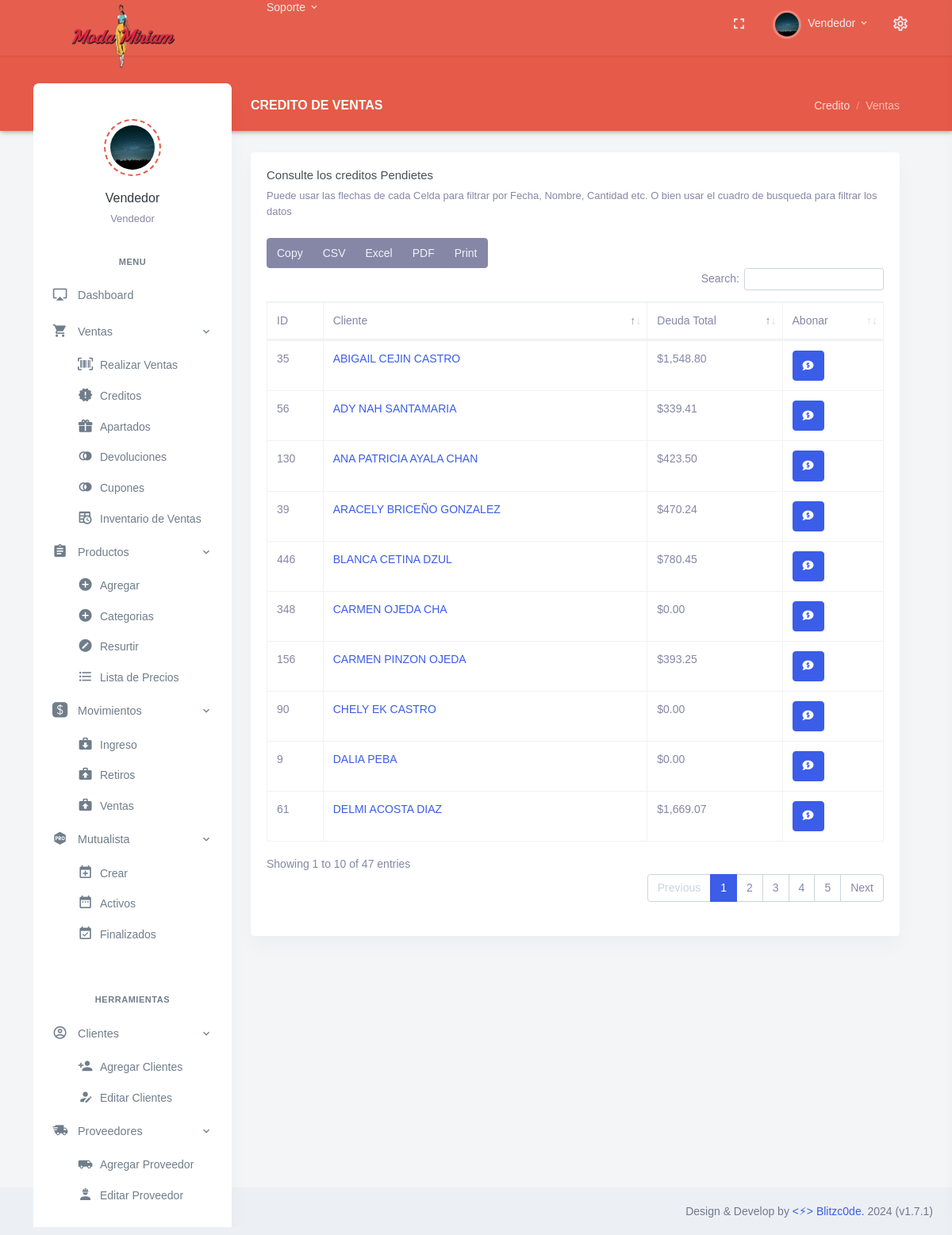
Screenshot of /VCredito.php (signed in) with the database file from the repository.
### tables this page shows
CREATE TABLE `Puestos` (
  `ID_Puesto` int NOT NULL,
  `Cargo` varchar(30) NOT NULL
);

CREATE TABLE `Personal` (
  `ID_Personal` int NOT NULL,
  `Nombre` varchar(30) DEFAULT NULL,
  `Apellido` varchar(30) DEFAULT NULL,
  `Bio` varchar(80) DEFAULT NULL,
  `Direccion` varchar(90) DEFAULT NULL,
  `Colonia` varchar(90) DEFAULT NULL,
  `CP` int DEFAULT NULL,
  `Correo` varchar(35) DEFAULT NULL,
  `Pass` varchar(10) NOT NULL,
  `Telefono` varchar(13) DEFAULT NULL,
  `Foto` varchar(254) DEFAULT NULL,
  `ID_Sucursal` int NOT NULL,
  `ID_Puesto` int NOT NULL,
  `Fecha_Registro` date DEFAULT NULL,
  `Baja` int DEFAULT NULL COMMENT '0=No, 1=Si',
  `visible` int NOT NULL DEFAULT '1'
);

CREATE TABLE `Clientes` (
  `ID_Cliente` int NOT NULL,
  `Nombres` varchar(120) NOT NULL,
  `Apellidos` varchar(120) DEFAULT NULL,
  `Correo` varchar(40) DEFAULT NULL,
  `Telefono` varchar(13) DEFAULT NULL,
  `Direccion` varchar(40) DEFAULT NULL,
  `CP` int DEFAULT NULL,
  `Fecha_Registro` date DEFAULT NULL,
  `visible` int DEFAULT '1',
  `Credito` double DEFAULT NULL COMMENT '$$$',
  `Premium` int DEFAULT NULL COMMENT '0=NO,1=SI'
);

### VCredito.php (the view, shortened to what this page needs)
<?php
if ($_SESSION['loggedin'] != true){
    header('Location: index.php');
    echo $_SESSION['loggedin'];
}else{
    include_once "lib/Header.php" ;
}
include_once "lib/cnx.php";
?>
<div class="row">
    <div class="col-12">
        <div class="page-title-box d-flex align-items-center justify-content-between">
            <h4 class="page-title mb-0 font-size-18">Credito de Ventas</h4>
            <div class="page-title-right">
                <ol class="breadcrumb m-0">
                    <li class="breadcrumb-item"><a href="javascript: void(0);">Credito</a></li>
                    <li class="breadcrumb-item active">Ventas</li>
                </ol>
            </div>
        </div>
    </div>
</div>
<div class="row">
    <div class="col-12">
        <div class="card">
            <div class="card-body">
                <h4 class="card-title">Consulte los creditos Pendietes</h4>
                <p class="card-title-desc">Puede usar las flechas de cada Celda para filtrar por Fecha, Nombre, Cantidad
                    etc. O bien usar el cuadro de busqueda para filtrar los datos
                </p>
                <table id="datatable-buttonss" class="table table-bordered dt-responsive nowrap"
                    style="border-collapse: collapse; border-spacing: 0; width: 100%;">
                    <thead>
                        <tr>
                            <th>ID</th>
                            <th>Cliente</th>
                            <th>Deuda Total</th>
                            <th>Abonar</th>
                        </tr>
                    </thead>
                    <tbody>
                        <?php
                            $sqlcli = "SELECT MAX(ID_Cliente) as cliente FROM Abonos WHERE Estatus = 0 AND ID_Medio = 2 and ID_Cliente != 5 GROUP BY ID_Cliente ORDER BY ID_Cliente DESC";
                            $querycli = $conexion -> query ($sqlcli);
                                while($cliente = mysqli_fetch_array($querycli)){
                                            $sql2 = "SELECT * FROM Clientes WHERE ID_Cliente = ".$cliente['cliente'];
                                            $query2 = $conexion -> query ($sql2);
                                                while ($ncliente = mysqli_fetch_array($query2)){
                                                            echo '<tr>';
                                                            echo '<td>'.$cliente['cliente'].'</td>';
                                                            echo '<td> <a href="Cliente.php?id='.$cliente['cliente'].'"'.'target="_blank">'. $ncliente['Nombres']." ".$ncliente['Apellidos'] .'</a> </td>';
                                                            $sqltot = "SELECT SUM(Saldo_Pend) as total FROM Abonos WHERE ID_Cliente = ".$cliente['cliente']." AND Estatus = 0";
                                                            $querytot = $conexion -> query($sqltot);
                                                            $total = mysqli_fetch_array($querytot);
                                                            echo '<td> $'.number_format( $total['total'], 2).'</td>';
                                                            echo '<td><div onClick="modalphp('.$cliente['cliente'].')" class="btn btn-primary"><i class="fas fa-comment-dollar"></i></div></td>';
                                                            echo '</tr>';
                                                    }
                                    }
                        ?>
                    </tbody>
                </table>
                <br>
            </div>
        </div>
    </div>
</div>
<?php include_once "lib/Footer.php" ?>

### lib/Header.php (shortened to what this page needs)
<?php
include_once "lib/cnx.php";
?>
<!doctype html>
<html lang="es">
<head>
    <link href="assets/libs/datatables.net-bs4/css/dataTables.bootstrap4.min.css" rel="stylesheet" type="text/css" />
    <link href="assets/libs/datatables.net-buttons-bs4/css/buttons.bootstrap4.min.css" rel="stylesheet" type="text/css" />
    <link href="assets/libs/datatables.net-responsive-bs4/css/responsive.bootstrap4.min.css" rel="stylesheet" type="text/css" />
    <link href="assets/css/bootstrap.min.css" id="bootstrap-style" rel="stylesheet" type="text/css" />
    <link href="assets/css/icons.min.css" rel="stylesheet" type="text/css" />
    <link href="assets/css/app.min.css" id="app-style" rel="stylesheet" type="text/css" />
    <link href="https://cdnjs.cloudflare.com/ajax/libs/select2/4.0.6-rc.0/css/select2.min.css" rel="stylesheet"/>
</head>
<body data-layout="detached" data-topbar="colored">
    <div class="container-fluid">
        <div id="layout-wrapper">
            <header id="page-topbar">
                <div class="navbar-header">
                    <div class="container-fluid">
                        <div class="float-right">
                            <div class="dropdown d-none d-lg-inline-block ml-1">
                                <button type="button" class="btn header-item noti-icon waves-effect"
                                    data-toggle="fullscreen">
                                    <i class="mdi mdi-fullscreen"></i>
                                </button>
                            </div>
                            <?php
                            $sql = "SELECT * FROM Personal WHERE ID_Personal = "."'".$_SESSION['ids']."'";
                            $query = $conexion -> query ($sql);
                            while($usuario = mysqli_fetch_array($query)){
                                $sql1 = "SELECT * FROM Puestos WHERE ID_Puesto = ".$usuario['ID_Puesto'];
                                $query1 = $conexion -> query ($sql1);
                                while($cargo = mysqli_fetch_array($query1)){
                                echo '
                            <div class="dropdown d-inline-block">
                            <br>
                                <button type="button" class="btn header-item waves-effect" id="page-header-user-dropdown" data-toggle="dropdown" aria-haspopup="true" aria-expanded="false">
                                    <img class="rounded-circle header-profile-user" src="'.$usuario['Foto'].'" alt="Header Avatar">
                                    <span class="d-none d-xl-inline-block ml-1">'.$usuario['Nombre'].'</span>
                                    <i class="mdi mdi-chevron-down d-none d-xl-inline-block"></i>
                                </button>';
                                ?>
                            <?php
                                echo '
                            </div>
                            <div class="dropdown d-inline-block">
                                <button type="button" class="btn header-item noti-icon right-bar-toggle waves-effect">
                                    <i class="mdi mdi-settings-outline"></i>
                                </button>
                            </div>
                        </div>
                        <div>
                            <div class="navbar-brand-box">
                            <br>
                                <a href="#" class="logo logo-light">
                                    <span class="logo-lg">
                                        <img src="assets/images/companies/mm1.png" alt="" height="100">
                                    </span>
                                </a>
                            </div>
                            <div class="dropdown dropdown-mega d-none d-lg-inline-block ml-2">
                                <button type="button" class="btn header-item waves-effect" data-toggle="dropdown" aria-haspopup="false" aria-expanded="false">
                                    Soporte
                                    <i class="mdi mdi-chevron-down"></i>
                                </button>
                            </div>
                        </div>
                    </div>
                </div>
            </header>
            <div class="vertical-menu">
            <br>
                <div class="h-100">
                    <div class="user-wid text-center py-4">
                                    <div class="user-img">
                                        <img src="'.$usuario['Foto'].'" alt="" class="avatar-md mx-auto rounded-circle">
                                    </div>
                                    <div class="mt-3">
                                        <a href="#" class="text-dark font-weight-medium font-size-16">'.$usuario['Nombre'].' '.$usuario['Apellido'].'</a>
                                        <p class="text-body mt-1 mb-0 font-size-13">'.$cargo['Nombre'].'</p>';
                                            $sql2 = "SELECT * FROM Puestos WHERE ID_Puesto = ".$usuario['ID_Puesto'];
                                            $query2 = $conexion -> query ($sql2);
                                            while($dept = mysqli_fetch_array($query2)){
                                                echo '
                                                <p class="text-body mt-1 mb-0 font-size-13">'.$dept['Cargo'].'</p>
                                                </div>
                                                </div>';
                                            }
                                        }
            }
            ?>
                            <div id="sidebar-menu">
                                <ul class="metismenu list-unstyled" id="side-menu">
                                    <?php include_once "lib/menu.php"; ?>
                                </ul>
                            </div>
                        </div>
                    </div>
                    <div class="main-content">
                        <div class="page-content">

### rows the page displays
personal: Nombre "Vendedor"
puestos: personal.Foto (picture), Cargo "Vendedor"
clientes: cliente "446", Nombres "BLANCA", Apellidos "CETINA DZUL", total "780.45"
clientes: cliente "348", Nombres "CARMEN", Apellidos "OJEDA CHA", total "0.00"
clientes: cliente "156", Nombres "CARMEN", Apellidos "PINZON OJEDA", total "393.25"
clientes: cliente "130", Nombres "ANA PATRICIA", Apellidos "AYALA CHAN", total "423.50"
clientes: cliente "90", Nombres "CHELY", Apellidos "EK CASTRO", total "0.00"
clientes: cliente "61", Nombres "DELMI ACOSTA DIAZ", total "1,669.07"
clientes: cliente "56", Nombres "ADY NAH SANTAMARIA", total "339.41"
clientes: cliente "39", Nombres "ARACELY BRICEÑO GONZALEZ", total "470.24"
clientes: cliente "35", Nombres "ABIGAIL", Apellidos "CEJIN CASTRO", total "1,548.80"
clientes: cliente "9", Nombres "DALIA PEBA", total "0.00"
